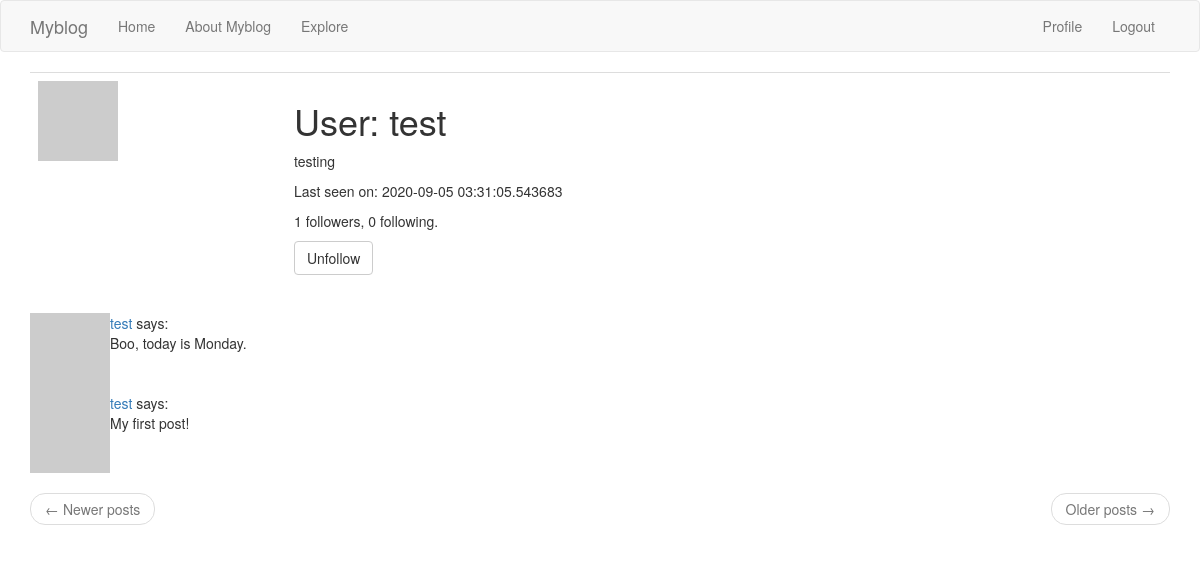
Screenshot of /user/test (signed in) with the database file from the repository.
### blog/models.py (models this page shows, shortened)
class User(UserMixin, db.Model):
    id = db.Column(db.Integer, primary_key=True)
    username = db.Column(db.String(64), index=True, unique=True)
    email = db.Column(db.String(120), index=True, unique=True)
    password_hash = db.Column(db.String(128))
    posts = db.relationship('Post', backref='author', lazy='dynamic')
    about_me = db.Column(db.String(140))
    last_seen = db.Column(db.DateTime, default=datetime.utcnow)
    def avatar(self, size):
        digest = md5(self.email.lower().encode('utf-8')).hexdigest()
        return 'https://www.gravatar.com/avatar/{}?d=identicon&s={}'.format(
            digest, size)
    followed = db.relationship(
        'User', secondary=followers,
        primaryjoin=(followers.c.follower_id == id),
        secondaryjoin=(followers.c.followed_id == id),
        backref=db.backref('followers', lazy='dynamic'), lazy='dynamic')
    def is_following(self, user):
        return self.followed.filter(
            followers.c.followed_id == user.id).count() > 0

class Post(db.Model):
    id = db.Column(db.Integer, primary_key=True)
    body = db.Column(db.String(140))
    timestamp = db.Column(db.DateTime, index=True, default=datetime.utcnow)
    user_id = db.Column(db.Integer, db.ForeignKey('user.id'))

### blog/routes.py (the view)
@apple.route('/user/<username>')
@login_required
def user(username):
    user = User.query.filter_by(username=username).first_or_404()
    page = request.args.get('page', 1, type=int)
    posts = user.posts.order_by(Post.timestamp.desc()).paginate(
        page, apple.config['POSTS_PER_PAGE'], False)
    next_url = url_for('user', username=user.username, page=posts.next_num) \
        if posts.has_next else None
    prev_url = url_for('user', username=user.username, page=posts.prev_num) \
        if posts.has_prev else None
    form = EmptyForm()
    return render_template('user.html', user=user, posts=posts.items,
                           next_url=next_url, prev_url=prev_url, form=form)

### blog/forms.py
class EmptyForm(FlaskForm):
    submit = SubmitField('Submit')

### blog/models.py (called while the page is built)
@login.user_loader
def load_user(id):
    return User.query.get(int(id))

### blog/routes.py (called while the page is built)
@apple.before_request
def before_request():
    if current_user.is_authenticated:
        current_user.last_seen = datetime.utcnow()
        db.session.commit()

### blog/templates/user.html (shortened to what this page needs)
{% extends "base.html" %}
{% block app_content %}
    <table class="table table-hover">
        <tr>
            <td width="256px"><img src="{{ user.avatar(256) }}"></td>
            <td>
                <h1>User: {{ user.username }}</h1>
                {% if user.about_me %}<p>{{ user.about_me }}</p>{% endif %}
                {% if user.last_seen %}<p>Last seen on: {{ user.last_seen }}</p>{% endif %}
                <p>{{ user.followers.count() }} followers, {{ user.followed.count() }} following.</p>
                {% if user == current_user %}
                <p><a href="{{ url_for('edit_profile') }}">Edit your profile</a></p>
                {% else %}
                <p>
                    <form action="{{ url_for('unfollow', username=user.username) }}" method="post">
                        {{ form.submit(value='Unfollow', class_='btn btn-default') }}
                    </form>
                </p>
                {% endif %}
            </td>
        </tr>
    </table>
    {% for post in posts %}
        {% include '_post.html' %}
    {% endfor %}
    <nav aria-label="...">
        <ul class="pager">
            <li class="previous{% if not prev_url %} disabled{% endif %}">
                <a href="{{ prev_url or '#' }}">
                    <span aria-hidden="true">&larr;</span> Newer posts
                </a>
            </li>
            <li class="next{% if not next_url %} disabled{% endif %}">
                <a href="{{ next_url or '#' }}">
                    Older posts <span aria-hidden="true">&rarr;</span>
                </a>
            </li>
        </ul>
    </nav>
{% endblock %}

### blog/templates/_post.html
    <table>
        <tr valign="top">
            <td><img src="{{ post.author.avatar(36) }}"></td>
             <td>
                <a href="{{ url_for('user', username=post.author.username) }}">
                    {{ post.author.username }}
                </a>
                says:<br>{{ post.body }}
            </td>
        </tr>
    </table>

### rows the page displays
User: username "test", about_me "testing", last_seen "2020-09-05 03:31:05.543683"
Post: author.username "test", body "Boo, today is Monday."
Post: author.username "test", body "My first post!"

### other values shown
{{ user.followers.count() }} "1"
{{ user.followed.count() }} "0"
